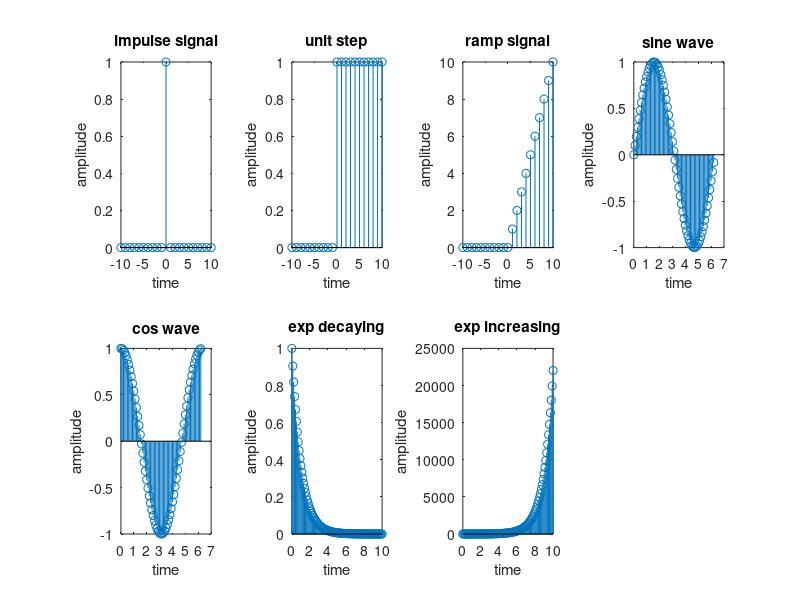

Here is the MATLAB script that generated this plot:
clear all
clc
t = (-10:1:10);
impulse = t==0;
subplot(2,4,1);
stem(t,impulse);
xlabel('time');
ylabel('amplitude');
title('impulse signal');

unitstep = t>=0;
subplot(2,4,2);
stem(t,unitstep);
xlabel('time');
ylabel('amplitude');
title('unit step');

ramp = t.*unitstep;
subplot(2,4,3);
stem(t,ramp);
xlabel('time');
ylabel('amplitude');
title('ramp signal');

x=(0:0.1:2*3.14);
y=sin(x);
subplot(2,4,4);
stem(x,y);
xlabel('time');
ylabel('amplitude');
title('sine wave');

y=cos(x);
subplot(2,4,5);
stem(x,y);
xlabel('time');
ylabel('amplitude');
title('cos wave');

t=[0:0.1:10];
x=exp(-t);
subplot(2,4,6);
stem(t,x);
xlabel('time');
ylabel('amplitude');
title('exp decaying');

x=exp(t);
subplot(2,4,7);
stem(t,x);
xlabel('time');
ylabel('amplitude');
title('exp increasing');
